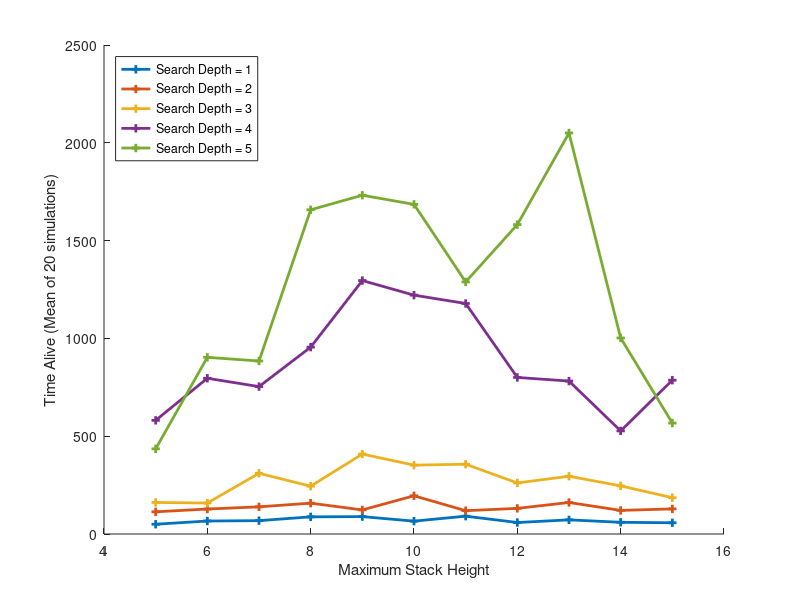
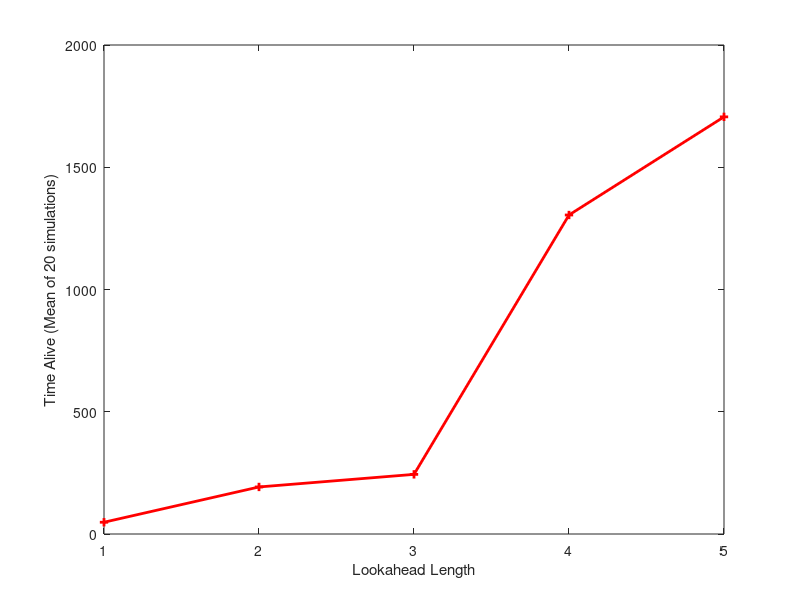

MATLAB code for these plots, in order:
heights = 5:15;
means_d1 = [49.9,66.4,68.25,87.7,88.9,65.75,91.15,58.7,72.35,59.85,57.4];
means_d2 = [113.45,127.65,138.9,157.7,123.1,195.4,119.2,131.1,161.1,120.65,128.3];
means_d3 = [161.35,158.25,310.2,244.45,408.8,352.0,356.75,261.05,295.3,245.95,185.65];
means_d4 = [581.0,796.2,753.6,955.2,1295.7,1221.1,1178.5,800.4,781.9,527.1,786.3];
means_d5 = [435.3,903.2,884.4,1657.6,1731.9,1685.3,1288.7, 1581.9,2050.3,1002.2,567.3];

fig = figure;
hold on;
plot(heights, means_d1, '+-', 'LineWidth', 2);
plot(heights, means_d2, '+-', 'LineWidth', 2);
plot(heights, means_d3, '+-', 'LineWidth', 2);
plot(heights, means_d4, '+-', 'LineWidth', 2);
plot(heights, means_d5, '+-', 'LineWidth', 2);
hold off;
xlabel 'Maximum Stack Height'
ylabel 'Time Alive (Mean of 20 simulations)'
legend('Search Depth = 1', 'Search Depth = 2', 'Search Depth = 3', 'Search Depth = 4', 'Search Depth = 5', 'Location', 'northwest')
saveas(fig, 'height_v_time_dall.pdf');
% close all

depths = 1:5;
mean_times = [48.1,192.4,243.9,1304.7,1706.1];
fig = figure;
plot(depths, mean_times, 'r+-', 'LineWidth', 2);
xlabel 'Lookahead Length'
ylabel 'Time Alive (Mean of 20 simulations)'
saveas(fig, 'lookahead_v_time.pdf');
close all
